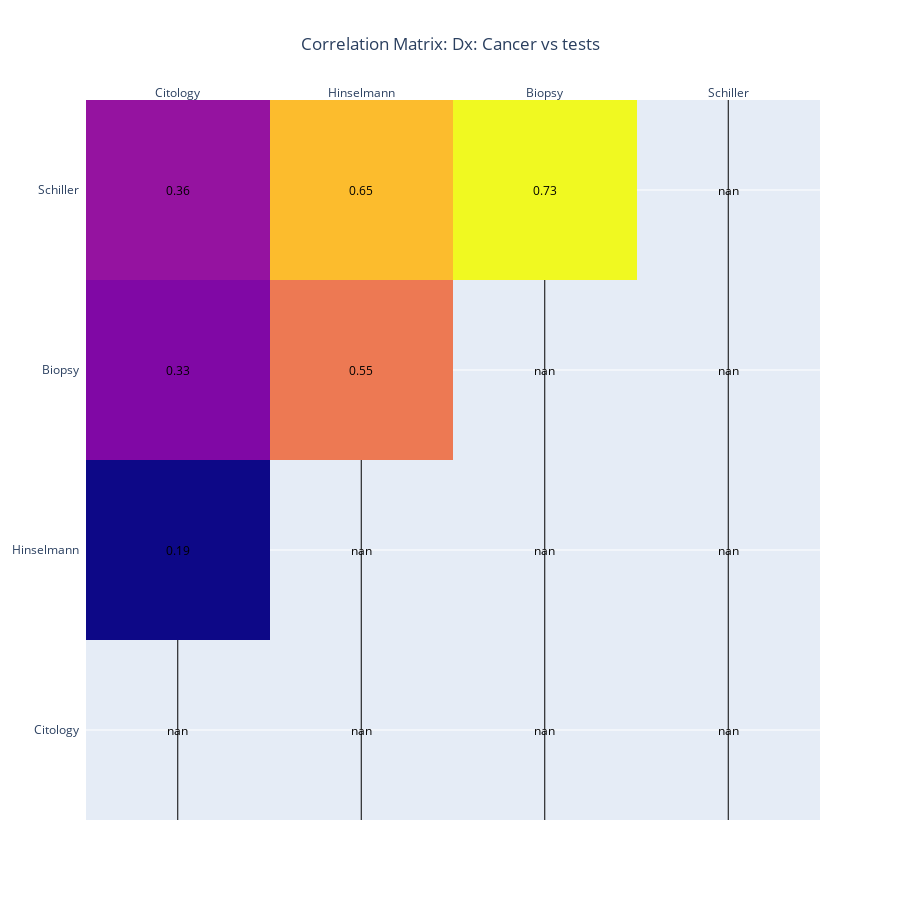

Notebook cell for this chart:
### Markdown cell above
### Correlation between tests

### Code cell
df_tests = df[list(test_cols)]

tests_corr = df_tests.corr()
labels = list(tests_corr.columns)

apply_mask_uptriangle(tests_corr)
fig = ff.create_annotated_heatmap(z=tests_corr.values.round(2), x=labels, y=labels)

fig.update_layout(
    title=f"Correlation Matrix: Between tests", width=900, height=900, title_x=0.5
)
fig.show()
fig.write_html(os.path.join(VISUALIZATION_FOLDER, "tests_correlation.html"))

### Figure 1 — Plotly figure (JSON) as saved in the notebook; plotly's stock layout.template omitted (floating-point values rounded to 4 significant figures)
{"data": [{"colorscale": [[0, "#0d0887"], [0.1111, "#46039f"], [0.2222, "#7201a8"], [0.3333, "#9c179e"], [0.4444, "#bd3786"], [0.5556, "#d8576b"], [0.6667, "#ed7953"], [0.7778, "#fb9f3a"], [0.8889, "#fdca26"], [1, "#f0f921"]], "reversescale": false, "showscale": false, "type": "heatmap", "x": ["Citology", "Hinselmann", "Biopsy", "Schiller"], "y": ["Citology", "Hinselmann", "Biopsy", "Schiller"], "z": [[null, null, null, null], [0.19, null, null, null], [0.33, 0.55, null, null], [0.36, 0.65, 0.73, null]]}], "layout": {"annotations": [{"font": {"color": "#000000"}, "showarrow": false, "text": "nan", "x": "Citology", "xref": "x", "y": "Citology", "yref": "y"}, {"font": {"color": "#000000"}, "showarrow": false, "text": "nan", "x": "Hinselmann", "xref": "x", "y": "Citology", "yref": "y"}, {"font": {"color": "#000000"}, "showarrow": false, "text": "nan", "x": "Biopsy", "xref": "x", "y": "Citology", "yref": "y"}, {"font": {"color": "#000000"}, "showarrow": false, "text": "nan", "x": "Schiller", "xref": "x", "y": "Citology", "yref": "y"}, {"font": {"color": "#000000"}, "showarrow": false, "text": "0.19", "x": "Citology", "xref": "x", "y": "Hinselmann", "yref": "y"}, {"font": {"color": "#000000"}, "showarrow": false, "text": "nan", "x": "Hinselmann", "xref": "x", "y": "Hinselmann", "yref": "y"}, {"font": {"color": "#000000"}, "showarrow": false, "text": "nan", "x": "Biopsy", "xref": "x", "y": "Hinselmann", "yref": "y"}, {"font": {"color": "#000000"}, "showarrow": false, "text": "nan", "x": "Schiller", "xref": "x", "y": "Hinselmann", "yref": "y"}, {"font": {"color": "#000000"}, "showarrow": false, "text": "0.33", "x": "Citology", "xref": "x", "y": "Biopsy", "yref": "y"}, {"font": {"color": "#000000"}, "showarrow": false, "text": "0.55", "x": "Hinselmann", "xref": "x", "y": "Biopsy", "yref": "y"}, {"font": {"color": "#000000"}, "showarrow": false, "text": "nan", "x": "Biopsy", "xref": "x", "y": "Biopsy", "yref": "y"}, {"font": {"color": "#000000"}, "showarrow": false, "text": "nan", "x": "Schiller", "xref": "x", "y": "Biopsy", "yref": "y"}, {"font": {"color": "#000000"}, "showarrow": false, "text": "0.36", "x": "Citology", "xref": "x", "y": "Schiller", "yref": "y"}, {"font": {"color": "#000000"}, "showarrow": false, "text": "0.65", "x": "Hinselmann", "xref": "x", "y": "Schiller", "yref": "y"}, {"font": {"color": "#000000"}, "showarrow": false, "text": "0.73", "x": "Biopsy", "xref": "x", "y": "Schiller", "yref": "y"}, {"font": {"color": "#000000"}, "showarrow": false, "text": "nan", "x": "Schiller", "xref": "x", "y": "Schiller", "yref": "y"}], "height": 900, "title": {"text": "Correlation Matrix: Dx: Cancer vs tests", "x": 0.5}, "width": 900, "xaxis": {"dtick": 1, "gridcolor": "rgb(0, 0, 0)", "side": "top", "ticks": ""}, "yaxis": {"dtick": 1, "ticks": "", "ticksuffix": "  "}}}
